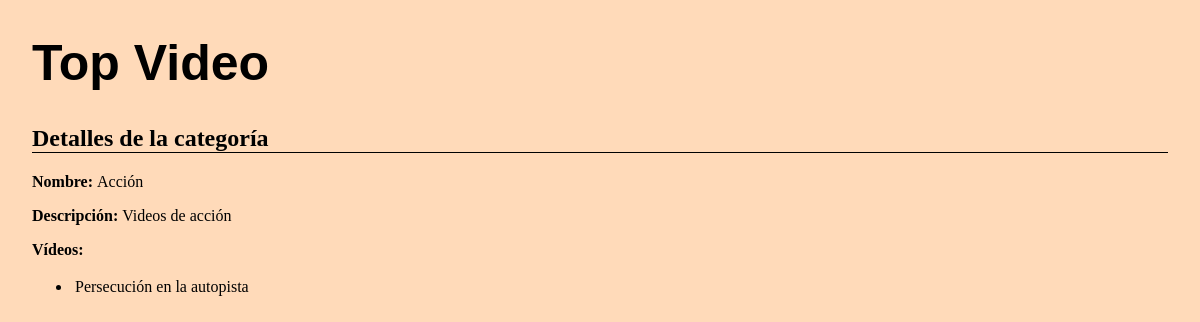
Page /appTopVideos/categorias/1 on the committed database.
### appTopVideos/models.py (models this page shows, shortened)
class Categoria(models.Model):
    nombre = models.CharField(max_length=50)
    descripcion = models.CharField(max_length=200)
    videos = models.ManyToManyField('Video', blank=True, null=True)

class Video(models.Model):
    nombre = models.CharField(max_length=50)
    creador = models.CharField(max_length=50)
    descripcion = models.CharField(max_length=200)
    categorias = models.ForeignKey('Categoria', on_delete=models.CASCADE)
    plataformas = models.ManyToManyField('Plataforma')
    fecha = models.DateTimeField(default=datetime.now, blank=True)
    def __str__(self):
        return self.nombre

### appTopVideos/views.py (the view)
# urls.py: path('categorias/<int:categoria_id>', views.show_categoria, name='categoria'),
def show_categoria(request, categoria_id):
	categoria = get_object_or_404(Categoria, pk=categoria_id)
	videos =  categoria.videos.all()
	context = { 'categoria': categoria, 'videos' : videos }
	return render(request, 'categoria.html', context)

### appTopVideos/templates/categoria.html
{% extends "base.html" %}
{% block contenido %}
<h2>Detalles de la categoría</h2>
{% if categoria %}
    <p><strong>Nombre: </strong> {{ categoria.nombre}}</p>
    <p><strong>Descripción: </strong> {{ categoria.descripcion}}</p>
    <p><strong>Vídeos: </strong></p>
    {% if videos %}
    {% for v in categoria.videos.all %}
    <ul>
        <li>
        {{v}}
        </li>
    </ul>
    {% endfor %}
    {% else %}
        <p>No hay videos con esta categoría.</p>
    {% endif %}
{% else %}
    <p>No existe esta categoría.</p>
{% endif %}
{% endblock %}

### appTopVideos/static/css/styles.css (style rules this page uses)
body { background-color: peachpuff; margin-left: 2em; }
h2 { border-bottom:1px black double; margin-right: 1em; }
li { color: black; padding: 3px; }

### rows in the picture
Categoria: nombre "Acción", descripcion "Videos de acción"
Video: nombre "Persecución en la autopista"
